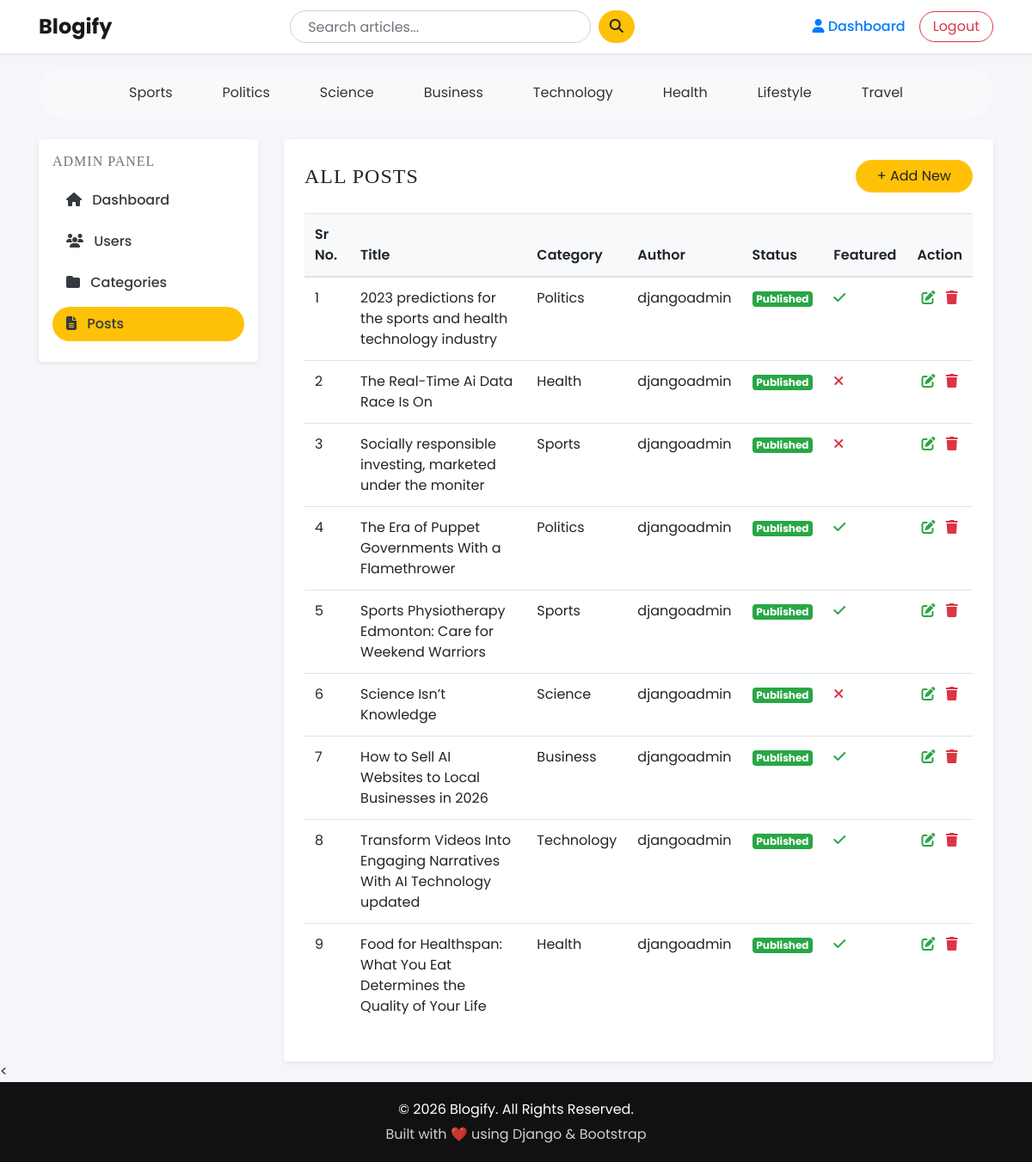
/dashboard/posts/ (signed in), run on an earlier commit of the app's database.
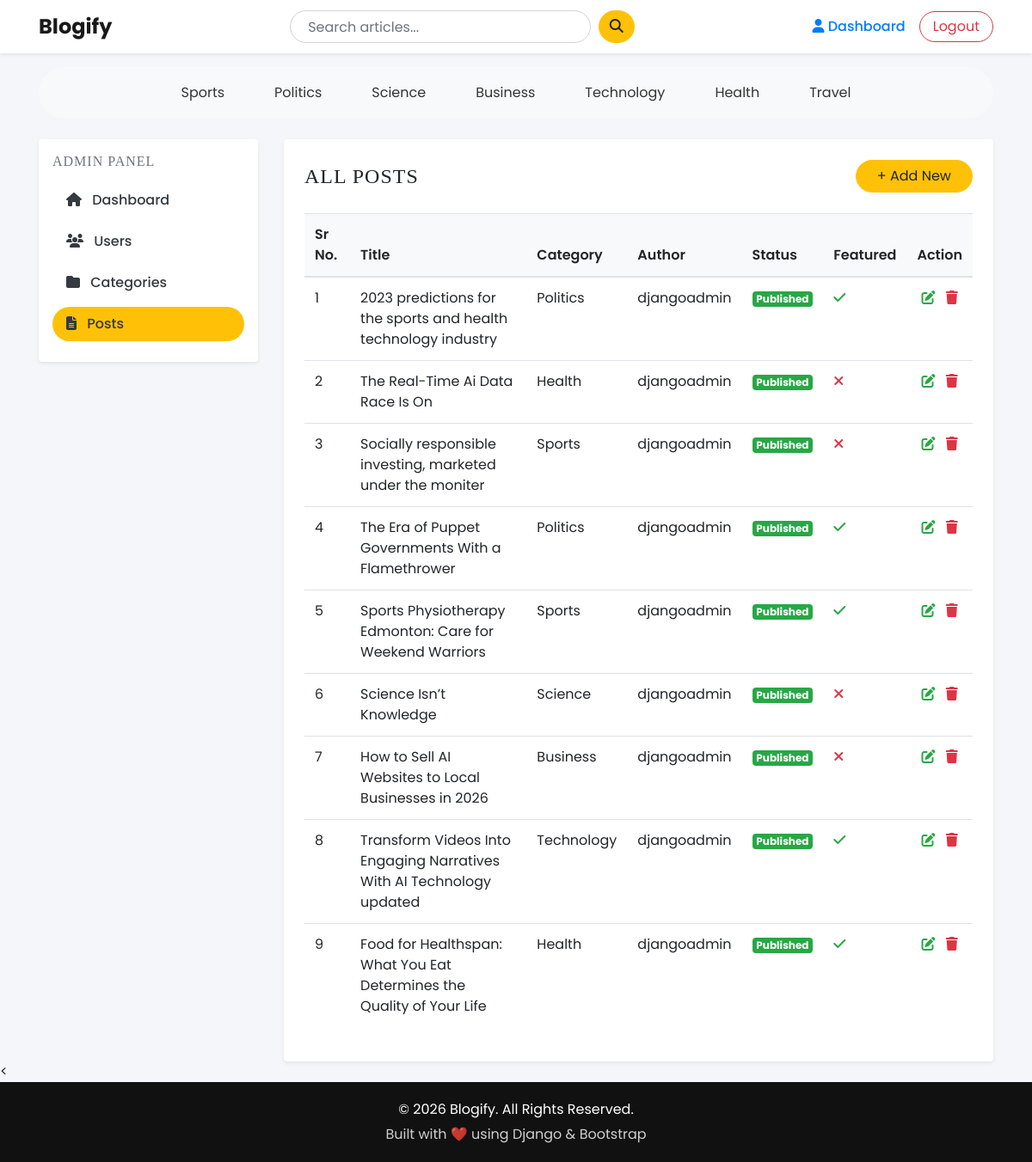
And on a later commit of the database.
### Blogapp/models.py (models this page shows, shortened)
class Category(models.Model):
    category_name = models.CharField(max_length=50, unique=True)
    created_at = models.DateTimeField(auto_now_add=True)
    updated_at = models.DateTimeField(auto_now=True)
    class Meta:
        verbose_name_plural = 'categories'
    def __str__(self):
        return self.category_name

class Blog(models.Model):
    STATUS_CHOICES = (
        ("Draft", "Draft"),
        ("Published", "Published"),
    )
    title = models.CharField(max_length=100)
    slug = models.SlugField(max_length=150, unique=True, blank=True)
    category = models.ForeignKey(Category, on_delete=models.CASCADE)
    author = models.ForeignKey(User, on_delete=models.CASCADE)
    featured_image = models.ImageField(upload_to='uploads/%Y/%m/%d')
    short_description = models.TextField(max_length=500)
    blog_body = models.TextField(max_length=2000)
    status = models.CharField(max_length=20, choices=STATUS_CHOICES, default="Draft")
    is_featured = models.BooleanField(default=False)
    created_at = models.DateTimeField(auto_now_add=True)
    updated_at = models.DateTimeField(auto_now=True)

### dashboard/views.py (the view)
# urls.py: path('posts/',views.posts, name='posts'),
@login_required(login_url='login')
def posts(request):
    posts = Blog.objects.all()
    return render(request, 'dashboard/posts.html', {'posts': posts})

### Blogapp/context_processors.py (called while the page is built)
def get_categories(request):
    categories = Category.objects.all()
    return dict(categories=categories)

def get_social_link(request):
    social_link = SocialLink.objects.all()
    return dict(social_link=social_link)

### Blogapp/templates/dashboard/posts.html
{% extends 'base.html' %}
{% block content %}
<div class="row">
    {% include 'dashboard/sidebar.html' %}
    <div class="col-md-9">
        <div class="card border-0 shadow-sm rounded-4 p-4">
            <div class="d-flex justify-content-between align-items-center mb-4">
                <h4 class="text-uppercase mb-0" style="letter-spacing:1px;">
                    All Posts
                </h4>
                <a href="{% url 'add_post' %}"
                   class="btn btn-warning rounded-pill px-4">
                    + Add New
                </a>
            </div>
            <div class="table-responsive">
                <table class="table table-hover align-middle">
                    <thead class="bg-light">
                        <tr>
                            <th>Sr No.</th>
                            <th>Title</th>
                            <th>Category</th>
                            <th>Author</th>
                            <th>Status</th>
                            <th>Featured</th>
                            <th class="text-center">Action</th>
                        </tr>
                    </thead>
                    <tbody>
                        {% for post in posts %}
                        <tr>
                            <td>{{ forloop.counter }}</td>
                            <td>{{ post.title }}</td>
                            <td>{{ post.category }}</td>
                            <td>{{ post.author }}</td>
                            <td>
                                {% if post.status == "Published" %}
                                    <span class="badge badge-success">Published</span>
                                {% else %}
                                    <span class="badge badge-secondary">{{ post.status }}</span>
                                {% endif %}
                            </td>
                            <td>
                                {% if post.is_featured %}
                                    <i class="fa fa-check text-success"></i>
                                {% else %}
                                    <i class="fa fa-times text-danger"></i>
                                {% endif %}
                            </td>
                            <td class="text-center">
                                <a href="{% url 'edit_post' post.id %}"
                                   class="text-success mr-2">
                                    <i class="fa fa-edit"></i>
                                </a>
                                <a href="{% url 'delete_post' post.id %}"
                                   class="text-danger">
                                    <i class="fa fa-trash"></i>
                                </a>
                            </td>
                        </tr>
                        {% empty %}
                        <tr>
                            <td colspan="7" class="text-center text-muted">
                                No posts available
                            </td>
                        </tr>
                        {% endfor %}
                    </tbody>
                </table>
            </div>
        </div>
    </div>
</div>
{% endblock %}

### Blogapp/templates/base.html (shortened to what this page needs)
{% load static %}
<!DOCTYPE html>
<html lang="en">
<head>
    <link rel="stylesheet" href="https://cdn.jsdelivr.net/npm/bootstrap@4.6.2/dist/css/bootstrap.min.css">
    <link rel="stylesheet" href="https://cdnjs.cloudflare.com/ajax/libs/font-awesome/6.5.0/css/all.min.css">
    <link href="{% static 'css/blog.css' %}" rel="stylesheet">
    <link href="{% static 'css/home.css' %}" rel="stylesheet">
    <link href="{% static 'css/base.css' %}" rel="stylesheet">
    <link href="{% static 'css/login.css' %}" rel="stylesheet">
    <link href="{% static 'css/register.css' %}" rel="stylesheet">
    <link href="{% static 'css/posts.css' %}" rel="stylesheet">
    <link href="{% static 'css/users.css' %}" rel="stylesheet">
</head>
<body>
<nav class="navbar navbar-expand-lg navbar-light bg-white shadow-sm sticky-top">
  <div class="container">
    <a class="navbar-brand" href="/">Blogify</a>
    <div class="collapse navbar-collapse" id="navbarContent">
      <form class="d-flex mx-auto search-box" action="{% url 'search' %}" method="GET">
        <input class="form-control me-2" type="search" name="keyword"
               value="{{ keyword }}" placeholder="Search articles...">&nbsp;&nbsp;
        <button class="btn btn-warning" type="submit">
            <i class="fa fa-search"></i>
        </button>
      </form>
      <div class="d-flex align-items-center gap-2">
        {% if not user.is_authenticated %}
          <a class="btn btn-warning btn-custom" href="{% url 'login' %}">
              Login
          </a>&nbsp;&nbsp;
          <a class="btn btn-outline-dark btn-custom" href="{% url 'register' %}">
              Register
          </a>
        {% else %}
          <a class="nav-link" href="{% url 'dashboard' %}">
              <i class="fa fa-user"></i> Dashboard
          </a>
          <a class="btn btn-outline-danger btn-custom" href="{% url 'logout' %}">
              Logout
          </a>
        {% endif %}
      </div>
    </div>
  </div>
</nav>
<div class="container mt-3">
  <div class="d-flex flex-wrap justify-content-center"
       style="background:#f8f9fa; padding:12px 20px; border-radius:30px;">
    {% for cat in categories %}
      <a href="{% url 'posts_by_category' cat.id %}"
         style="
            text-decoration:none;
            color:#333;
            margin:0 15px;        /* 👈 space between categories */
            padding:6px 14px;
            border-radius:20px;
            transition:0.3s;
            display:inline-block;
         "
         onmouseover="this.style.backgroundColor='#ffc107'; this.style.color='black';"
         onmouseout="this.style.backgroundColor='transparent'; this.style.color='#333';"
      >
        {{ cat.category_name }}
      </a>
    {% endfor %}
  </div>
</div>
<div class="container mt-4">
{% block content %}
{% endblock %}
</div>
<<footer
    style="
        margin-top:auto;
        background-color:#111;
        color:#fff;
        padding:20px 0;
        text-align:center;
    "
>
    <div style="max-width:1200px; margin:auto;">
        <p style="margin-bottom:5px;">
            © 2026 Blogify. All Rights Reserved.
        </p>
        <p style="margin:0; opacity:0.8;">
            Built with ❤️ using Django & Bootstrap
        </p>
    </div>
</footer>
</body>
</html>

What changed in the data, as far as the page shows it:
removed Category: category_name "Lifestyle"
changed Blog "How to Sell AI Websites to Local Businesses in 2026": is_featured True → False (drawn)
